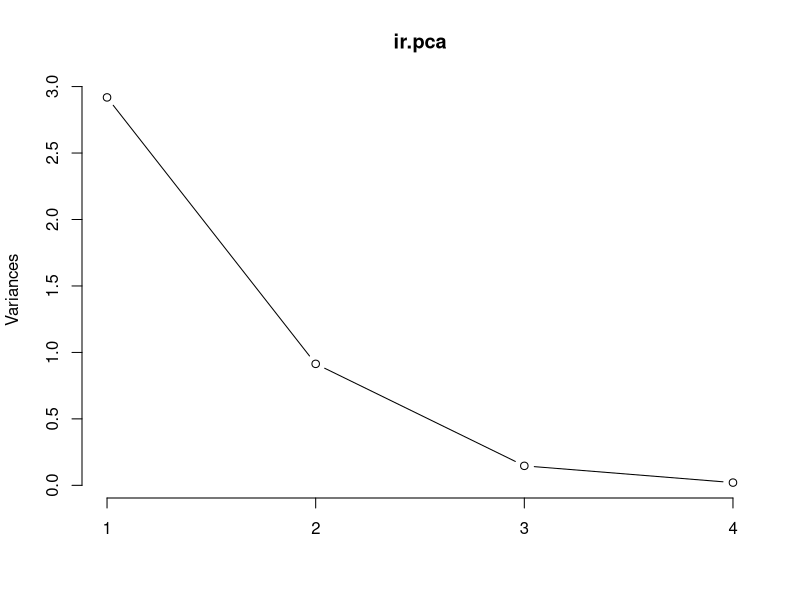
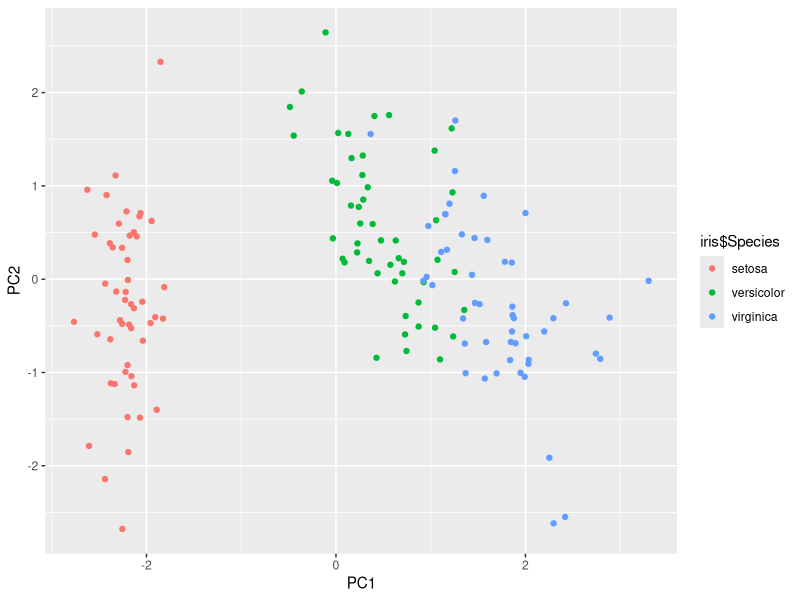
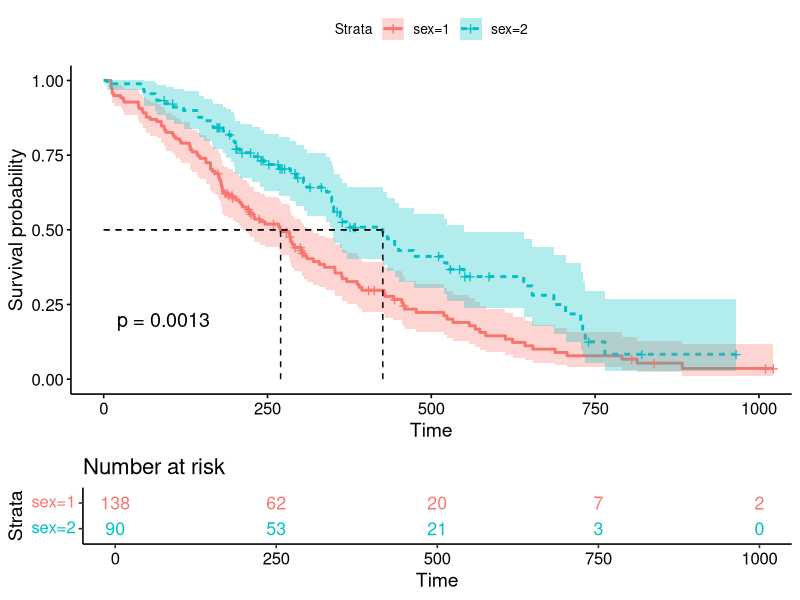

Source code (R) for these figures, in order:
## ---- chunk 1
knitr::opts_chunk$set(echo = TRUE)
library(grid)
library(gridExtra)
library(ggplot2)
library(survival)
library(survminer)
## ---- chunk 2
# Loading in data
data(iris)
head(iris)

# cleaning data
iris.num <- iris[, -5] # removing non-numerical data

# running PCA
ir.pca <- prcomp(iris.num, center = TRUE, scale = TRUE)

print(ir.pca)

## ---- chunk 3
#plot PCA as line plot
plot(ir.pca, type = "line")

summary(ir.pca)
## ---- chunk 4
# Extract PC values for each observation
out <- as.data.frame(ir.pca$x)

#plot PC values
ggplot(out, aes(x = PC1, y = PC2, color = iris$Species)) +
  geom_point()
## ---- chunk 5
# loading in data
data("lung")
head(lung) #sex --> binary variable
## ---- chunk 6
# creating model
srv <- survfit(Surv(time, status) ~ sex, data = lung)
print(srv) # median look significantly different from each other
## ---- chunk 7
# survival analysis
res.sum <- surv_summary(srv)
head(res.sum)
## ---- chunk 8
# plotting survival curve
ggsurvplot(srv, pval = T, conf.int = T,
           risk.table = T,
           risk.table.col = "strata",
           linetype = "strata",
           surv.median.line = "hv")
